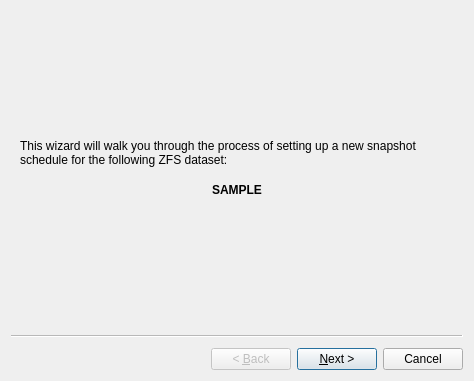
<?xml version="1.0" encoding="UTF-8"?>
<ui version="4.0">
 <class>LPWizard</class>
 <widget class="QWizard" name="LPWizard">
  <property name="windowModality">
   <enum>Qt::ApplicationModal</enum>
  </property>
  <property name="geometry">
   <rect>
    <x>0</x>
    <y>0</y>
    <width>474</width>
    <height>381</height>
   </rect>
  </property>
  <property name="windowTitle">
   <string>New Life Preserver</string>
  </property>
  <property name="windowIcon">
   <iconset resource="lPreserve.qrc">
    <normaloff>:/images/lifepreserver.png</normaloff>:/images/lifepreserver.png</iconset>
  </property>
  <property name="options">
   <set>QWizard::IndependentPages</set>
  </property>
  <widget class="QWizardPage" name="wizardPage1">
   <layout class="QVBoxLayout" name="verticalLayout">
    <item>
     <spacer name="verticalSpacer">
      <property name="orientation">
       <enum>Qt::Vertical</enum>
      </property>
      <property name="sizeHint" stdset="0">
       <size>
        <width>20</width>
        <height>40</height>
       </size>
      </property>
     </spacer>
    </item>
    <item>
     <widget class="QLabel" name="label">
      <property name="text">
       <string>This wizard will walk you through the process of setting up a new snapshot schedule for the following ZFS dataset:</string>
      </property>
      <property name="wordWrap">
       <bool>true</bool>
      </property>
     </widget>
    </item>
    <item>
     <spacer name="verticalSpacer_6">
      <property name="orientation">
       <enum>Qt::Vertical</enum>
      </property>
      <property name="sizeType">
       <enum>QSizePolicy::Minimum</enum>
      </property>
      <property name="sizeHint" stdset="0">
       <size>
        <width>20</width>
        <height>10</height>
       </size>
      </property>
     </spacer>
    </item>
    <item>
     <widget class="QLabel" name="label_dataset">
      <property name="font">
       <font>
        <weight>75</weight>
        <bold>true</bold>
       </font>
      </property>
      <property name="text">
       <string notr="true">SAMPLE</string>
      </property>
      <property name="alignment">
       <set>Qt::AlignCenter</set>
      </property>
     </widget>
    </item>
    <item>
     <spacer name="verticalSpacer_5">
      <property name="orientation">
       <enum>Qt::Vertical</enum>
      </property>
      <property name="sizeHint" stdset="0">
       <size>
        <width>20</width>
        <height>40</height>
       </size>
      </property>
     </spacer>
    </item>
   </layout>
  </widget>
  <widget class="QWizardPage" name="wizardPage">
   <property name="title">
    <string/>
   </property>
   <property name="subTitle">
    <string/>
   </property>
   <layout class="QGridLayout" name="gridLayout_8">
    <item row="0" column="0">
     <widget class="QGroupBox" name="groupBox_4">
      <property name="title">
       <string>Snapshot schedule</string>
      </property>
      <layout class="QVBoxLayout" name="verticalLayout_2">
       <item>
        <widget class="QLabel" name="label_6">
         <property name="text">
          <string>Snapshots can be scheduled anywhere from daily, down to every 5 minutes. Snapshots consume very little disk space, and will only grow as the current data on disk changes.  </string>
         </property>
         <property name="wordWrap">
          <bool>true</bool>
         </property>
        </widget>
       </item>
       <item>
        <layout class="QGridLayout" name="gridLayout_4">
         <item row="1" column="0">
          <widget class="QRadioButton" name="radioHourly">
           <property name="sizePolicy">
            <sizepolicy hsizetype="MinimumExpanding" vsizetype="Fixed">
             <horstretch>0</horstretch>
             <verstretch>0</verstretch>
            </sizepolicy>
           </property>
           <property name="text">
            <string>Hourly</string>
           </property>
          </widget>
         </item>
         <item row="0" column="0">
          <layout class="QHBoxLayout" name="horizontalLayout_11">
           <item>
            <widget class="QRadioButton" name="radioDaily">
             <property name="sizePolicy">
              <sizepolicy hsizetype="Maximum" vsizetype="Fixed">
               <horstretch>0</horstretch>
               <verstretch>0</verstretch>
              </sizepolicy>
             </property>
             <property name="text">
              <string>Daily @</string>
             </property>
             <property name="checked">
              <bool>true</bool>
             </property>
            </widget>
           </item>
           <item>
            <widget class="QTimeEdit" name="timeEdit">
             <property name="time">
              <time>
               <hour>1</hour>
               <minute>0</minute>
               <second>0</second>
              </time>
             </property>
             <property name="maximumTime">
              <time>
               <hour>23</hour>
               <minute>0</minute>
               <second>0</second>
              </time>
             </property>
             <property name="minimumTime">
              <time>
               <hour>1</hour>
               <minute>0</minute>
               <second>0</second>
              </time>
             </property>
             <property name="displayFormat">
              <string>h AP</string>
             </property>
            </widget>
           </item>
           <item>
            <spacer name="horizontalSpacer_5">
             <property name="orientation">
              <enum>Qt::Horizontal</enum>
             </property>
             <property name="sizeType">
              <enum>QSizePolicy::MinimumExpanding</enum>
             </property>
             <property name="sizeHint" stdset="0">
              <size>
               <width>40</width>
               <height>20</height>
              </size>
             </property>
            </spacer>
           </item>
          </layout>
         </item>
         <item row="2" column="0">
          <widget class="QRadioButton" name="radio30Min">
           <property name="text">
            <string>30 minutes</string>
           </property>
          </widget>
         </item>
         <item row="3" column="0">
          <widget class="QRadioButton" name="radio10Min">
           <property name="text">
            <string>10 minutes</string>
           </property>
          </widget>
         </item>
         <item row="4" column="0">
          <widget class="QRadioButton" name="radio5Min">
           <property name="text">
            <string>5 minutes</string>
           </property>
          </widget>
         </item>
         <item row="5" column="0">
          <spacer name="verticalSpacer_3">
           <property name="orientation">
            <enum>Qt::Vertical</enum>
           </property>
           <property name="sizeHint" stdset="0">
            <size>
             <width>48</width>
             <height>74</height>
            </size>
           </property>
          </spacer>
         </item>
        </layout>
       </item>
      </layout>
     </widget>
    </item>
   </layout>
  </widget>
  <widget class="QWizardPage" name="wizardPage_5">
   <layout class="QGridLayout" name="gridLayout_11">
    <item row="0" column="0">
     <widget class="QGroupBox" name="groupBox_5">
      <property name="title">
       <string>Snapshot pruning</string>
      </property>
      <layout class="QVBoxLayout" name="verticalLayout_3">
       <item>
        <widget class="QLabel" name="label_11">
         <property name="text">
          <string>&lt;html&gt;&lt;head/&gt;&lt;body&gt;&lt;p&gt;The oldest snapshots will be auto-pruned after reaching either the number of days or the total number of snapshots that you specify. &lt;/p&gt;&lt;/body&gt;&lt;/html&gt;</string>
         </property>
         <property name="wordWrap">
          <bool>true</bool>
         </property>
        </widget>
       </item>
       <item>
        <layout class="QGridLayout" name="gridLayout_9">
         <item row="0" column="0">
          <layout class="QHBoxLayout" name="horizontalLayout_13">
           <item>
            <widget class="QRadioButton" name="radio_keepDays">
             <property name="sizePolicy">
              <sizepolicy hsizetype="Maximum" vsizetype="Fixed">
               <horstretch>0</horstretch>
               <verstretch>0</verstretch>
              </sizepolicy>
             </property>
             <property name="text">
              <string>Keep</string>
             </property>
             <property name="checked">
              <bool>true</bool>
             </property>
            </widget>
           </item>
           <item>
            <widget class="QSpinBox" name="spin_keepDays">
             <property name="suffix">
              <string/>
             </property>
             <property name="maximum">
              <number>800</number>
             </property>
             <property name="value">
              <number>7</number>
             </property>
            </widget>
           </item>
           <item>
            <widget class="QLabel" name="label_12">
             <property name="text">
              <string>days worth of snapshots</string>
             </property>
            </widget>
           </item>
           <item>
            <spacer name="horizontalSpacer_6">
             <property name="orientation">
              <enum>Qt::Horizontal</enum>
             </property>
             <property name="sizeType">
              <enum>QSizePolicy::MinimumExpanding</enum>
             </property>
             <property name="sizeHint" stdset="0">
              <size>
               <width>40</width>
               <height>20</height>
              </size>
             </property>
            </spacer>
           </item>
          </layout>
         </item>
         <item row="1" column="0">
          <layout class="QHBoxLayout" name="horizontalLayout_14">
           <item>
            <widget class="QRadioButton" name="radioKeepTotal">
             <property name="sizePolicy">
              <sizepolicy hsizetype="Maximum" vsizetype="Fixed">
               <horstretch>0</horstretch>
               <verstretch>0</verstretch>
              </sizepolicy>
             </property>
             <property name="text">
              <string>Keep</string>
             </property>
            </widget>
           </item>
           <item>
            <widget class="QSpinBox" name="spin_keepTotal">
             <property name="maximum">
              <number>800</number>
             </property>
             <property name="value">
              <number>7</number>
             </property>
            </widget>
           </item>
           <item>
            <widget class="QLabel" name="label_13">
             <property name="text">
              <string>total snapshots </string>
             </property>
            </widget>
           </item>
           <item>
            <spacer name="horizontalSpacer_8">
             <property name="orientation">
              <enum>Qt::Horizontal</enum>
             </property>
             <property name="sizeType">
              <enum>QSizePolicy::MinimumExpanding</enum>
             </property>
             <property name="sizeHint" stdset="0">
              <size>
               <width>17</width>
               <height>20</height>
              </size>
             </property>
            </spacer>
           </item>
          </layout>
         </item>
         <item row="2" column="0">
          <spacer name="verticalSpacer_4">
           <property name="orientation">
            <enum>Qt::Vertical</enum>
           </property>
           <property name="sizeHint" stdset="0">
            <size>
             <width>48</width>
             <height>74</height>
            </size>
           </property>
          </spacer>
         </item>
        </layout>
       </item>
      </layout>
     </widget>
    </item>
   </layout>
  </widget>
  <widget class="QWizardPage" name="wizardPage_3">
   <layout class="QGridLayout" name="gridLayout_10">
    <item row="0" column="0">
     <widget class="QGroupBox" name="groupBox_2">
      <property name="title">
       <string>Replication Server</string>
      </property>
      <layout class="QVBoxLayout" name="verticalLayout_4">
       <item>
        <widget class="QLabel" name="label_3">
         <property name="text">
          <string>Replication will keep a copy of your data on a remote system in the case of a total disk failure.</string>
         </property>
         <property name="wordWrap">
          <bool>true</bool>
         </property>
        </widget>
       </item>
       <item>
        <widget class="QLabel" name="label_2">
         <property name="text">
          <string>NOTE: A valid replication target system must be running a compatible version of ZFS and have SSH enabled, such as on a FreeNAS system.</string>
         </property>
         <property name="wordWrap">
          <bool>true</bool>
         </property>
        </widget>
       </item>
       <item>
        <widget class="QGroupBox" name="groupReplicate">
         <property name="title">
          <string>Replicate my data</string>
         </property>
         <property name="checkable">
          <bool>true</bool>
         </property>
         <property name="checked">
          <bool>false</bool>
         </property>
         <layout class="QGridLayout" name="gridLayout_5">
          <item row="4" column="0">
           <widget class="QGroupBox" name="groupBox">
            <property name="title">
             <string>Frequency</string>
            </property>
            <layout class="QVBoxLayout" name="verticalLayout_5">
             <item>
              <widget class="QRadioButton" name="radioSYNC">
               <property name="text">
                <string>With snapshot creation (Best for daily snapshots)</string>
               </property>
               <property name="checked">
                <bool>true</bool>
               </property>
              </widget>
             </item>
             <item>
              <layout class="QHBoxLayout" name="horizontalLayout_3">
               <item>
                <widget class="QRadioButton" name="radioRepTime">
                 <property name="text">
                  <string>Daily at:</string>
                 </property>
                </widget>
               </item>
               <item>
                <widget class="QTimeEdit" name="time_replicate">
                 <property name="maximumDateTime">
                  <datetime>
                   <hour>23</hour>
                   <minute>0</minute>
                   <second>0</second>
                   <year>2000</year>
                   <month>1</month>
                   <day>1</day>
                  </datetime>
                 </property>
                 <property name="maximumTime">
                  <time>
                   <hour>23</hour>
                   <minute>0</minute>
                   <second>0</second>
                  </time>
                 </property>
                 <property name="minimumTime">
                  <time>
                   <hour>1</hour>
                   <minute>0</minute>
                   <second>0</second>
                  </time>
                 </property>
                 <property name="displayFormat">
                  <string>h AP</string>
                 </property>
                </widget>
               </item>
               <item>
                <spacer name="horizontalSpacer_9">
                 <property name="orientation">
                  <enum>Qt::Horizontal</enum>
                 </property>
                 <property name="sizeHint" stdset="0">
                  <size>
                   <width>40</width>
                   <height>20</height>
                  </size>
                 </property>
                </spacer>
               </item>
              </layout>
             </item>
            </layout>
           </widget>
          </item>
          <item row="0" column="0">
           <layout class="QHBoxLayout" name="horizontalLayout_8">
            <item>
             <widget class="QLabel" name="label_9">
              <property name="text">
               <string>Host Name</string>
              </property>
             </widget>
            </item>
            <item>
             <widget class="QLineEdit" name="lineHostName"/>
            </item>
           </layout>
          </item>
          <item row="1" column="0">
           <layout class="QHBoxLayout" name="horizontalLayout_7">
            <item>
             <widget class="QLabel" name="label_10">
              <property name="text">
               <string>User Name</string>
              </property>
             </widget>
            </item>
            <item>
             <widget class="QLineEdit" name="lineUserName"/>
            </item>
           </layout>
          </item>
          <item row="2" column="0">
           <layout class="QHBoxLayout" name="horizontalLayout">
            <item>
             <widget class="QLabel" name="label_4">
              <property name="sizePolicy">
               <sizepolicy hsizetype="Maximum" vsizetype="Preferred">
                <horstretch>0</horstretch>
                <verstretch>0</verstretch>
               </sizepolicy>
              </property>
              <property name="text">
               <string>SSH Port</string>
              </property>
             </widget>
            </item>
            <item>
             <spacer name="horizontalSpacer_2">
              <property name="orientation">
               <enum>Qt::Horizontal</enum>
              </property>
              <property name="sizeType">
               <enum>QSizePolicy::Fixed</enum>
              </property>
              <property name="sizeHint" stdset="0">
               <size>
                <width>40</width>
                <height>20</height>
               </size>
              </property>
             </spacer>
            </item>
            <item>
             <widget class="QSpinBox" name="spinPort">
              <property name="maximum">
               <number>999999</number>
              </property>
              <property name="value">
               <number>22</number>
              </property>
             </widget>
            </item>
            <item>
             <spacer name="horizontalSpacer">
              <property name="orientation">
               <enum>Qt::Horizontal</enum>
              </property>
              <property name="sizeHint" stdset="0">
               <size>
                <width>40</width>
                <height>20</height>
               </size>
              </property>
             </spacer>
            </item>
           </layout>
          </item>
          <item row="3" column="0">
           <layout class="QHBoxLayout" name="horizontalLayout_2">
            <item>
             <widget class="QLabel" name="label_14">
              <property name="text">
               <string>Remote Dataset</string>
              </property>
             </widget>
            </item>
            <item>
             <widget class="QLineEdit" name="lineRemoteDataset"/>
            </item>
           </layout>
          </item>
         </layout>
        </widget>
       </item>
      </layout>
     </widget>
    </item>
   </layout>
  </widget>
  <widget class="QWizardPage" name="wizardPage_4">
   <layout class="QGridLayout" name="gridLayout_2">
    <item row="0" column="0">
     <widget class="QLabel" name="labelFinished">
      <property name="text">
       <string>&lt;html&gt;&lt;head/&gt;&lt;body&gt;&lt;p&gt;Your new Life Preserver schedule is now set up! You may go back and change your configuration at any time from within the main Life Preserver window.&lt;/p&gt;&lt;p&gt;&lt;br/&gt;&lt;/p&gt;&lt;p&gt;Click the Finish button to apply these settings and create the new backup schedule.&lt;/p&gt;&lt;/body&gt;&lt;/html&gt;</string>
      </property>
      <property name="wordWrap">
       <bool>true</bool>
      </property>
     </widget>
    </item>
   </layout>
  </widget>
 </widget>
 <resources>
  <include location="lPreserve.qrc"/>
 </resources>
 <connections/>
</ui>
